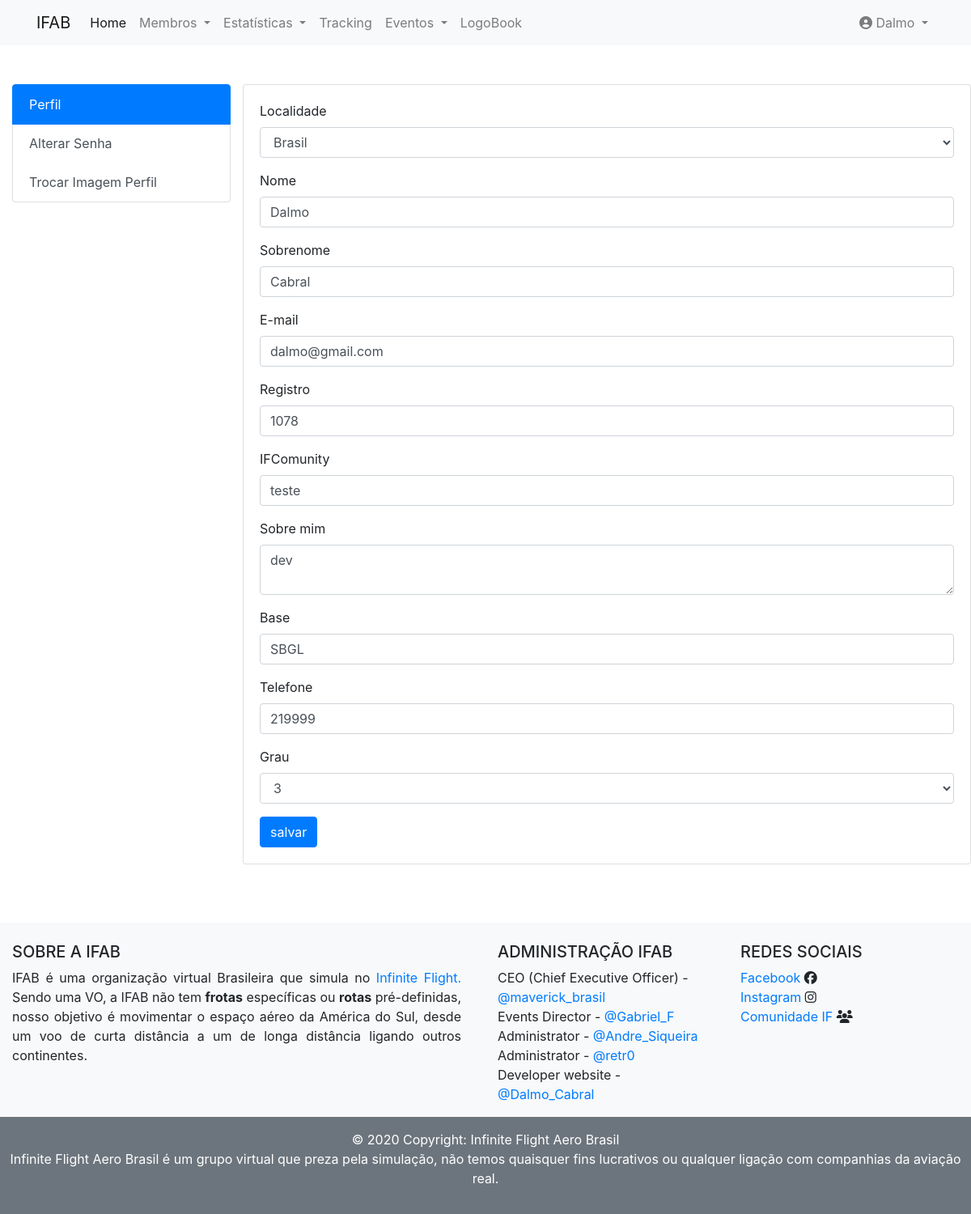
/user/profile (signed in), run on the app's committed database.
### app/models.py (models this page shows, shortened)
class User(db.Model, UserMixin):
    __tablename__ = 'users'
    id = db.Column(db.Integer, primary_key=True)
    username = db.Column(db.String(80), nullable=False)
    sobrenome = db.Column(db.String(200))
    email = db.Column(db.String(120), unique=True, nullable=False, index=True)
    password = db.Column(db.String(120), nullable=False)
    registro = db.Column(db.String(200))
    ifcomunity = db.Column(db.String(400))
    sobremim = db.Column(db.String(200))
    pais = db.Column(db.String(200))
    base = db.Column(db.String(200))
    telefone = db.Column(db.String(200))
    grau = db.Column(db.String(200))
    logbook = db.relationship('Logbook', backref='user', lazy='dynamic')  #lazy='dynamic'
    data_create = db.Column(db.DateTime, default=datetime.utcnow)
    pontos = db.Column(db.Integer(), default=0)
    cont_tempo = db.Column(db.Float, default=0)
    cont_tempo_str = db.Column(db.String(20000), default='00:00:00')
    cont_voo = db.Column(db.Integer, default=0)

### app/routes.py (the view, shortened to what this page needs)
@app.route("/user/profile", methods=["GET", "POST"])
@login_required
def profile():
    form = ProfileForm()
    form.email.data = current_user.email
    form.telefone.data = current_user.telefone
    form.sobremim.data = current_user.sobremim
    form.registro.data = current_user.registro
    form.ifcomunity.data = current_user.ifcomunity
    form.sobrenome.data = current_user.sobrenome
    form.username.data = current_user.username
    form.base.data = current_user.base
    form.pais.data = current_user.pais
    return render_template("user/profile/edit.html", form=form)

### app/forms.py
class ProfileForm(FlaskForm):
    username = StringField('Nome',  validators=[DataRequired('O campo e obrigatório')])
    sobrenome = StringField('Sobrenome', validators=[DataRequired()])
    email = StringField('E-mail', validators=[Email()])
    registro = StringField('Registro', validators=[DataRequired()])
    ifcomunity = StringField('IFComunity', validators=[DataRequired()])
    sobremim = TextAreaField('Sobre mim', validators=[DataRequired()])
    base = StringField('Base', validators=[DataRequired()])
    telefone = StringField('Telefone', validators=[DataRequired()])
    grau =  SelectField('Grau', choices=[('3', '3'), ('4', '4'), ('5', '5')])
    pais = paises
    submit = SubmitField("salvar")

### app/models.py (called while the page is built)
@login_manager.user_loader
def current_user(user_id):
    return User.query.get(user_id)

### app/routes.py (called while the page is built)
@app.before_request
def before_request():
    if current_user.is_authenticated:
        current_user.data_create = datetime.utcnow()
        db.session.commit()

### app/templates/user/profile/edit.html (shortened to what this page needs)
{% extends 'base.html' %}
{% from "bootstrap/form.html" import render_form %}
{% block content %}
    <div class="container-fluid mt-5 ">
        <div class="row justify-content-center">
            <div class="col col-sm-12 col-lg-3">
                <div class="list-group">
                    <a
                    class="list-group-item list-group-item-action active"
                    href="{{ url_for('profile') }}">Perfil</a>
                    <a class="list-group-item list-group-item-action"
                    href="{{ url_for('change_password') }}">Alterar Senha</a>
                    <a class="list-group-item list-group-item-action"
                    href="https://www.gravatar.com" target="_blank">Trocar Imagem Perfil</a>
                </div>
            </div>
            <div class="card card-body">
                {{ render_form(form) }}
            </div>
        </div>
    </div>
{% endblock %}

### app/templates/nav.html (shortened to what this page needs)
<nav class="navbar navbar-expand-lg navbar-light bg-light">
  <div class="container">
    <a class="navbar-brand" href="#">IFAB</a>
    <div class="collapse navbar-collapse" id="navbarNav">
      <ul class="navbar-nav">
        <li class="nav-item active">
          <a class="nav-link" href="{{ url_for('index') }}">Home</a>
        </li>
        <li class="nav-item dropdown">
          <a class="nav-link dropdown-toggle" href="#" id="navbarDropdown" role="button" data-toggle="dropdown"
            aria-haspopup="true" aria-expanded="false">
            Membros
          </a>
        </li>
        <li class="nav-item dropdown">
          <a class="nav-link dropdown-toggle" href="#" id="navbarDropdown" role="button" data-toggle="dropdown"
            aria-haspopup="true" aria-expanded="false">
            Estatísticas
          </a>
        </li>
        <li class="nav-item">
          <a class="nav-link" href="tracker">Tracking</a>
        </li>
        <li class="nav-item dropdown">
          <a class="nav-link dropdown-toggle" href="#" id="navbarDropdown" role="button" data-toggle="dropdown"
            aria-haspopup="true" aria-expanded="false">
            Eventos
          </a>
        </li>
      </ul>
      {% if current_user.is_anonymous %}
      <ul class="nav navbar-nav ml-auto">
        <li class="nav-item">
          <a class="nav-link" href="{{ url_for('login') }}"><i class="fas fa-sign-in-alt"></i> Login</a>
        </li>
      </ul>
      {% else %}
      <ul class="navbar-nav">
        <li>
          <a class="nav-link" href="{{ url_for('user', id=current_user.id) }}">
              LogoBook</a>
        </li>
      </ul>
      <ul class="nav navbar-nav ml-auto">
        <li class="nav-item dropdown">
          <a class="nav-link dropdown-toggle" href="#" id="navbarDropdown" role="button" data-toggle="dropdown"
            aria-haspopup="true" aria-expanded="false"><i class="fas fa-user-circle"></i>
            {{ current_user.username }}
          </a>
        </li>
      </ul>
      {% endif %}
    </div>
  </div>
</nav>

### app/static/css/style.css (style rules this page uses)
body { background-color: #ebeff5; }
html { font-size: 1rem; }

### data on the page
User: username "Dalmo", pais "Brasil", sobrenome "Cabral", email "dalmo@gmail.com", registro "1078", ifcomunity "teste", sobremim "dev", base "SBGL", telefone "219999", grau "3"
